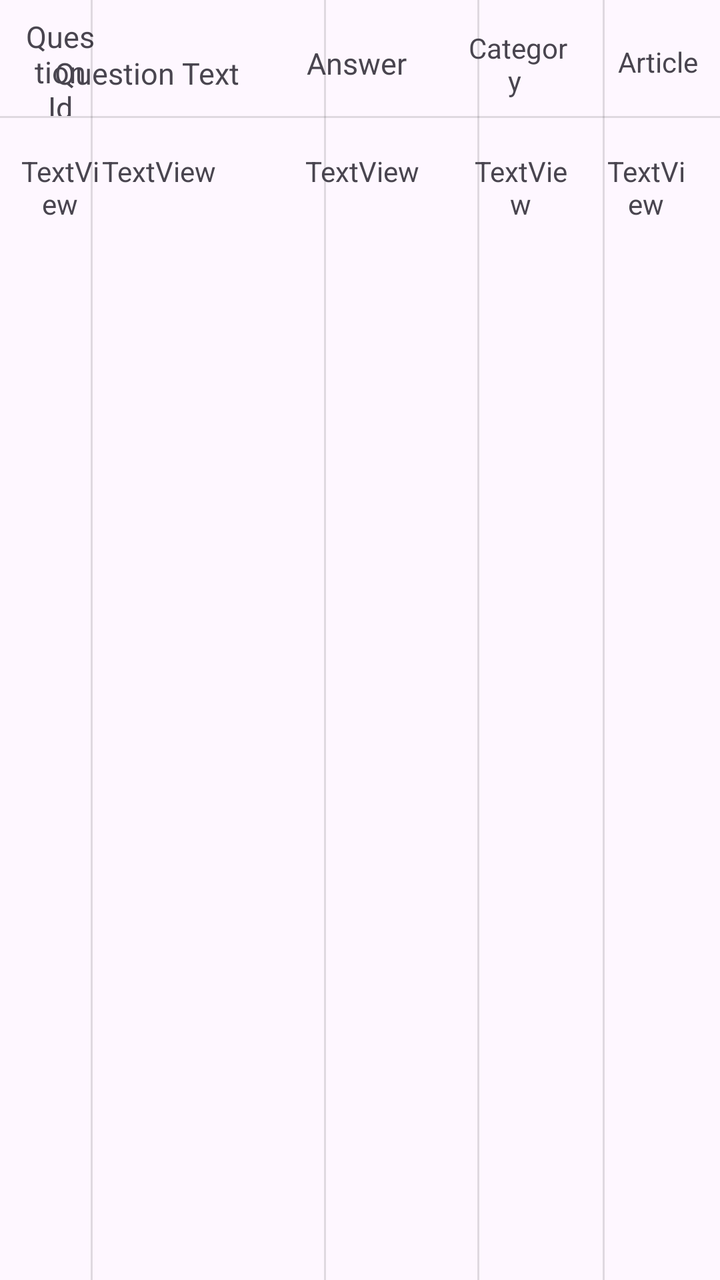
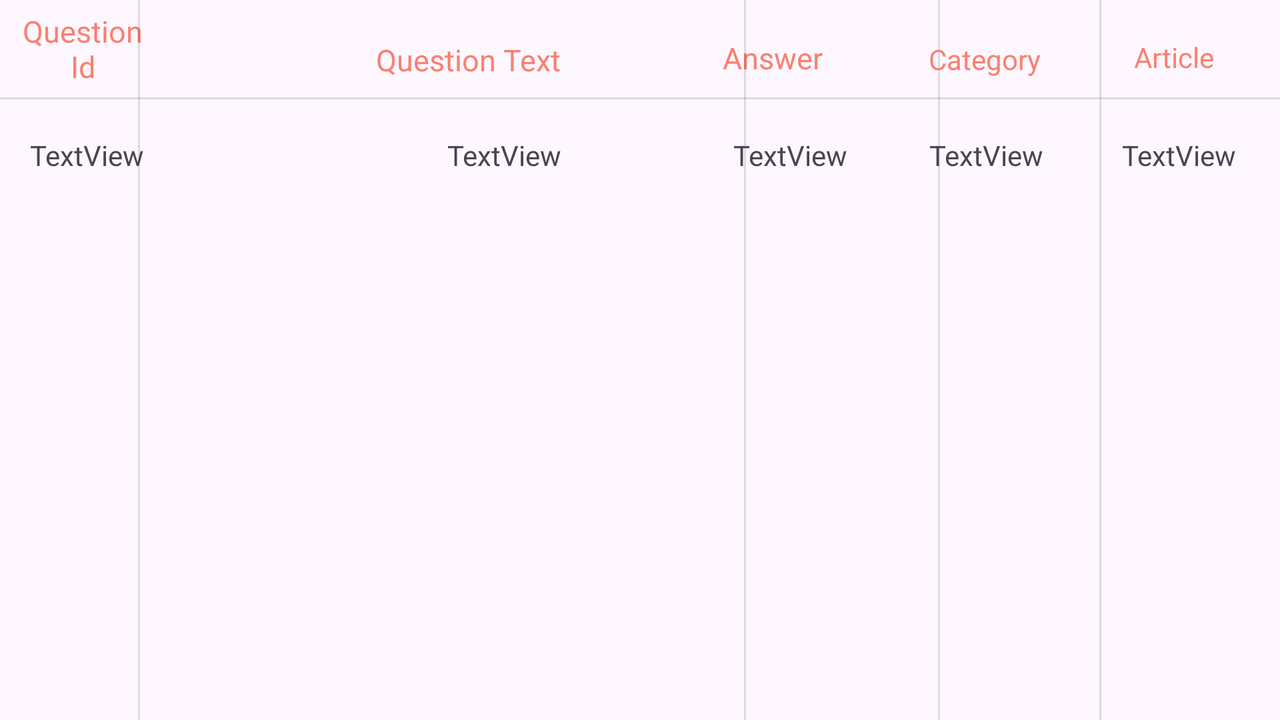

Compare how this app lays out the same screen by default and in its alternative resource folder. The renders come first, then the two layout files and the values they reference.
<!-- AndroidManifest.xml: application theme Theme.Basketball_Quiz -->
<!-- res/layout/fragment_table_q.xml -->
<?xml version="1.0" encoding="utf-8"?>

<androidx.constraintlayout.widget.ConstraintLayout xmlns:android="http://schemas.android.com/apk/res/android"
    xmlns:app="http://schemas.android.com/apk/res-auto"
    xmlns:tools="http://schemas.android.com/tools"
    android:layout_width="match_parent"
    android:layout_height="match_parent">


    <TextView
        android:id="@+id/textView2TC"
        android:layout_width="67dp"
        android:layout_height="47dp"
        android:layout_marginTop="8dp"
        android:layout_marginEnd="148dp"
        android:gravity="center"
        android:text="Answer"
        android:textSize="15sp"
        app:layout_constraintEnd_toEndOf="parent"
        app:layout_constraintTop_toTopOf="parent" />

    <TextView
        android:id="@+id/textViewTQ"
        android:layout_width="44dp"
        android:layout_height="50dp"
        android:layout_marginStart="8dp"
        android:layout_marginTop="8dp"
        android:gravity="center"
        android:text="Question Id"
        android:textSize="15sp"
        app:layout_constraintStart_toStartOf="parent"
        app:layout_constraintTop_toTopOf="parent" />

    <TextView
        android:id="@+id/textView5TQ"
        android:layout_width="109dp"
        android:layout_height="57dp"
        android:layout_marginTop="8dp"
        android:layout_marginEnd="232dp"
        android:gravity="center"
        android:text="Question Text"
        android:textSize="15sp"
        app:layout_constraintEnd_toEndOf="parent"
        app:layout_constraintTop_toTopOf="parent" />

    <ScrollView
        android:layout_width="44dp"
        android:layout_height="677dp"
        android:layout_marginStart="8dp"
        android:layout_marginTop="76dp"
        app:layout_constraintStart_toStartOf="parent"
        app:layout_constraintTop_toTopOf="parent">

        <TextView
            android:id="@+id/textView3TQ"
            android:layout_width="match_parent"
            android:layout_height="wrap_content"
            android:gravity="center"
            android:text="TextView" />
    </ScrollView>

    <ScrollView
        android:id="@+id/scrollView4"
        android:layout_width="113dp"
        android:layout_height="661dp"
        android:layout_marginTop="76dp"
        android:layout_marginEnd="224dp"
        app:layout_constraintEnd_toEndOf="parent"
        app:layout_constraintTop_toTopOf="parent">

        <TextView
            android:id="@+id/textView4TQ"
            android:layout_width="match_parent"
            android:layout_height="wrap_content"
            android:gravity="center"
            android:text="TextView" />
    </ScrollView>

    <View
        android:id="@+id/divider5"
        android:layout_width="match_parent"
        android:layout_height="1dp"
        android:background="?android:attr/listDivider"
        app:layout_constraintBottom_toBottomOf="@+id/divider6"
        app:layout_constraintEnd_toEndOf="parent"
        app:layout_constraintHorizontal_bias="1.0"
        app:layout_constraintStart_toStartOf="parent"
        app:layout_constraintTop_toTopOf="parent"
        app:layout_constraintVertical_bias="0.091" />

    <View
        android:id="@+id/divider6"
        android:layout_width="1dp"
        android:layout_height="match_parent"
        android:background="?android:attr/listDivider"
        app:layout_constraintBottom_toBottomOf="parent"
        app:layout_constraintEnd_toEndOf="parent"
        app:layout_constraintHorizontal_bias="0.126"
        app:layout_constraintStart_toStartOf="parent"
        app:layout_constraintTop_toTopOf="parent"
        app:layout_constraintVertical_bias="0.0" />

    <View
        android:id="@+id/divider"
        android:layout_width="1dp"
        android:layout_height="729dp"
        android:background="?android:attr/listDivider"
        app:layout_constraintBottom_toBottomOf="parent"
        app:layout_constraintEnd_toEndOf="parent"
        app:layout_constraintHorizontal_bias="0.451"
        app:layout_constraintStart_toStartOf="parent"
        app:layout_constraintTop_toTopOf="parent"
        app:layout_constraintVertical_bias="0.0" />

    <ScrollView
        android:id="@+id/scrollView2"
        android:layout_width="62dp"
        android:layout_height="659dp"
        android:layout_marginTop="76dp"
        android:layout_marginEnd="148dp"
        app:layout_constraintEnd_toEndOf="parent"
        app:layout_constraintTop_toTopOf="parent">

        <TextView
            android:id="@+id/textView6TQ"
            android:layout_width="match_parent"
            android:layout_height="wrap_content"
            android:gravity="center"
            android:text="TextView" />
    </ScrollView>

    <View
        android:id="@+id/divider2"
        android:layout_width="1dp"
        android:layout_height="729dp"
        android:background="?android:attr/listDivider"
        app:layout_constraintEnd_toEndOf="parent"
        app:layout_constraintHorizontal_bias="0.665"
        app:layout_constraintStart_toStartOf="parent"
        app:layout_constraintTop_toTopOf="parent" />

    <TextView
        android:id="@+id/textView4"
        android:layout_width="50dp"
        android:layout_height="48dp"
        android:layout_marginTop="8dp"
        android:layout_marginEnd="76dp"
        android:text="Category "
        android:gravity="center"
        app:layout_constraintEnd_toEndOf="parent"
        app:layout_constraintTop_toTopOf="parent" />

    <View
        android:id="@+id/divider7"
        android:layout_width="1dp"
        android:layout_height="729dp"
        android:background="?android:attr/listDivider"
        app:layout_constraintBottom_toBottomOf="parent"
        app:layout_constraintEnd_toEndOf="parent"
        app:layout_constraintHorizontal_bias="0.839"
        app:layout_constraintStart_toStartOf="parent"
        app:layout_constraintTop_toTopOf="parent" />

    <TextView
        android:id="@+id/textView5"
        android:layout_width="62dp"
        android:layout_height="46dp"
        android:layout_marginTop="8dp"
        android:gravity="center"
        android:text="Article"
        app:layout_constraintEnd_toEndOf="parent"
        app:layout_constraintTop_toTopOf="parent" />

    <ScrollView
        android:layout_width="47dp"
        android:layout_height="667dp"
        android:layout_marginTop="76dp"
        android:layout_marginEnd="76dp"
        app:layout_constraintEnd_toEndOf="parent"
        app:layout_constraintTop_toTopOf="parent">

        <TextView
            android:id="@+id/textView7TQ"
            android:layout_width="match_parent"
            android:layout_height="wrap_content"
            android:gravity="center"
            android:text="TextView" />
    </ScrollView>

    <ScrollView
        android:layout_width="42dp"
        android:layout_height="634dp"
        android:layout_marginTop="76dp"
        android:layout_marginEnd="16dp"
        app:layout_constraintEnd_toEndOf="parent"
        app:layout_constraintTop_toTopOf="parent">

        <TextView
            android:id="@+id/textView8TQ"
            android:layout_width="match_parent"
            android:layout_height="wrap_content"
            android:gravity="center"
            android:text="TextView" />
    </ScrollView>

</androidx.constraintlayout.widget.ConstraintLayout>
<!-- resources referenced by this layout -->
<resources>
  <style name="Theme.Basketball_Quiz" parent="Base.Theme.Basketball_Quiz" />
  <style name="Base.Theme.Basketball_Quiz" parent="Theme.Material3.DayNight.NoActionBar">
          
          
      </style>
</resources>
<!-- res/layout-land/fragment_table_q.xml (the author's variant of the layout above) -->
<!-- drawn on the phone turned sideways -->
<?xml version="1.0" encoding="utf-8"?>
<androidx.constraintlayout.widget.ConstraintLayout xmlns:android="http://schemas.android.com/apk/res/android"
    xmlns:app="http://schemas.android.com/apk/res-auto"
    xmlns:tools="http://schemas.android.com/tools"
    android:layout_width="match_parent"
    android:layout_height="match_parent">


    <TextView
        android:id="@+id/textView2TC"
        android:layout_width="103dp"
        android:layout_height="42dp"
        android:layout_marginTop="8dp"
        android:layout_marginEnd="20dp"
        android:gravity="center"
        android:text="Answer"
        android:textColor="@color/Salmon"
        android:textSize="15sp"
        app:layout_constraintEnd_toStartOf="@+id/textView4"
        app:layout_constraintTop_toTopOf="parent" />

    <TextView
        android:id="@+id/textViewTQ"
        android:layout_width="75dp"
        android:layout_height="41dp"
        android:layout_marginStart="4dp"
        android:layout_marginTop="4dp"
        android:gravity="center"
        android:textColor="@color/Salmon"
        android:text="Question Id"
        android:textSize="15sp"
        app:layout_constraintStart_toStartOf="parent"
        app:layout_constraintTop_toTopOf="parent" />

    <TextView
        android:id="@+id/textView5TQ"
        android:layout_width="262dp"
        android:layout_height="44dp"
        android:layout_marginStart="24dp"
        android:layout_marginTop="8dp"
        android:gravity="center"
        android:text="Question Text"
        android:textColor="@color/Salmon"
        android:textSize="15sp"
        app:layout_constraintStart_toEndOf="@+id/textViewTQ"
        app:layout_constraintTop_toTopOf="parent" />

    <ScrollView
        android:id="@+id/scrollView3"
        android:layout_width="71dp"
        android:layout_height="340dp"
        android:layout_marginStart="8dp"
        android:layout_marginTop="68dp"
        app:layout_constraintStart_toStartOf="parent"
        app:layout_constraintTop_toTopOf="parent">

        <TextView
            android:id="@+id/textView3TQ"
            android:layout_width="match_parent"
            android:layout_height="wrap_content"
            android:gravity="center"
            android:text="TextView" />
    </ScrollView>

    <ScrollView
        android:layout_width="330dp"
        android:layout_height="359dp"
        android:layout_marginStart="8dp"
        android:layout_marginTop="68dp"
        app:layout_constraintStart_toEndOf="@+id/scrollView3"
        app:layout_constraintTop_toTopOf="parent">

        <TextView
            android:id="@+id/textView4TQ"
            android:layout_width="match_parent"
            android:layout_height="wrap_content"
            android:gravity="center"
            android:text="TextView" />
    </ScrollView>

    <View
        android:id="@+id/divider5"
        android:layout_width="match_parent"
        android:layout_height="1dp"
        android:background="?android:attr/listDivider"
        app:layout_constraintBottom_toBottomOf="@+id/divider6"
        app:layout_constraintEnd_toEndOf="parent"
        app:layout_constraintHorizontal_bias="0.0"
        app:layout_constraintStart_toStartOf="parent"
        app:layout_constraintTop_toTopOf="parent"
        app:layout_constraintVertical_bias="0.136" />

    <View
        android:id="@+id/divider6"
        android:layout_width="1dp"
        android:layout_height="match_parent"
        android:background="?android:attr/listDivider"
        app:layout_constraintBottom_toBottomOf="parent"
        app:layout_constraintEnd_toEndOf="parent"
        app:layout_constraintHorizontal_bias="0.108"
        app:layout_constraintStart_toStartOf="parent"
        app:layout_constraintTop_toTopOf="parent"
        app:layout_constraintVertical_bias="0.0" />

    <View
        android:id="@+id/divider"
        android:layout_width="1dp"
        android:layout_height="match_parent"
        android:background="?android:attr/listDivider"
        app:layout_constraintBottom_toBottomOf="parent"
        app:layout_constraintEnd_toEndOf="parent"
        app:layout_constraintHorizontal_bias="0.582"
        app:layout_constraintStart_toStartOf="parent"
        app:layout_constraintTop_toTopOf="parent"
        app:layout_constraintVertical_bias="0.0" />

    <ScrollView
        android:id="@+id/scrollView2"
        android:layout_width="106dp"
        android:layout_height="363dp"
        android:layout_marginTop="68dp"
        android:layout_marginEnd="192dp"
        app:layout_constraintEnd_toEndOf="parent"
        app:layout_constraintTop_toTopOf="parent">

        <TextView
            android:id="@+id/textView6TQ"
            android:layout_width="match_parent"
            android:layout_height="wrap_content"
            android:gravity="center"
            android:text="TextView" />
    </ScrollView>

    <View
        android:id="@+id/divider2"
        android:layout_width="1dp"
        android:layout_height="match_parent"
        android:background="?android:attr/listDivider"
        app:layout_constraintEnd_toEndOf="parent"
        app:layout_constraintHorizontal_bias="0.734"
        app:layout_constraintStart_toStartOf="parent"
        app:layout_constraintTop_toTopOf="parent" />

    <TextView
        android:id="@+id/textView4"
        android:layout_width="72dp"
        android:layout_height="43dp"
        android:layout_marginTop="8dp"
        android:layout_marginEnd="8dp"
        android:gravity="center"
        android:textColor="@color/Salmon"
        android:text="Category "
        app:layout_constraintEnd_toStartOf="@+id/textView5"
        app:layout_constraintTop_toTopOf="parent" />

    <View
        android:id="@+id/divider7"
        android:layout_width="1dp"
        android:layout_height="match_parent"
        android:background="?android:attr/listDivider"
        app:layout_constraintBottom_toBottomOf="parent"
        app:layout_constraintEnd_toEndOf="parent"
        app:layout_constraintHorizontal_bias="0.86"
        app:layout_constraintStart_toStartOf="parent"
        app:layout_constraintTop_toTopOf="parent"
        app:layout_constraintVertical_bias="0.0" />

    <TextView
        android:id="@+id/textView5"
        android:layout_width="98dp"
        android:layout_height="41dp"
        android:layout_marginTop="8dp"
        android:layout_marginEnd="4dp"
        android:gravity="center"
        android:text="Article"
        android:textColor="@color/Salmon"
        app:layout_constraintEnd_toEndOf="parent"
        app:layout_constraintTop_toTopOf="parent" />

    <ScrollView
        android:layout_width="70dp"
        android:layout_height="348dp"
        android:layout_marginTop="68dp"
        android:layout_marginEnd="112dp"
        app:layout_constraintEnd_toEndOf="parent"
        app:layout_constraintTop_toTopOf="parent">

        <TextView
            android:id="@+id/textView7TQ"
            android:layout_width="match_parent"
            android:layout_height="wrap_content"
            android:gravity="center"
            android:text="TextView" />
    </ScrollView>

    <ScrollView
        android:layout_width="93dp"
        android:layout_height="342dp"
        android:layout_marginTop="68dp"
        android:layout_marginEnd="4dp"
        app:layout_constraintEnd_toEndOf="parent"
        app:layout_constraintTop_toTopOf="parent">

        <TextView
            android:id="@+id/textView8TQ"
            android:layout_width="match_parent"
            android:layout_height="wrap_content"
            android:gravity="center"
            android:text="TextView" />
    </ScrollView>

</androidx.constraintlayout.widget.ConstraintLayout>
<!-- resources referenced by the variant -->
<!-- as the phone turned sideways resolves them -->
<resources>
  <color name="Salmon">#FA8072</color>
  <style name="Theme.Basketball_Quiz" parent="Base.Theme.Basketball_Quiz" />
  <style name="Base.Theme.Basketball_Quiz" parent="Theme.Material3.DayNight.NoActionBar">
          
          
      </style>
</resources>
